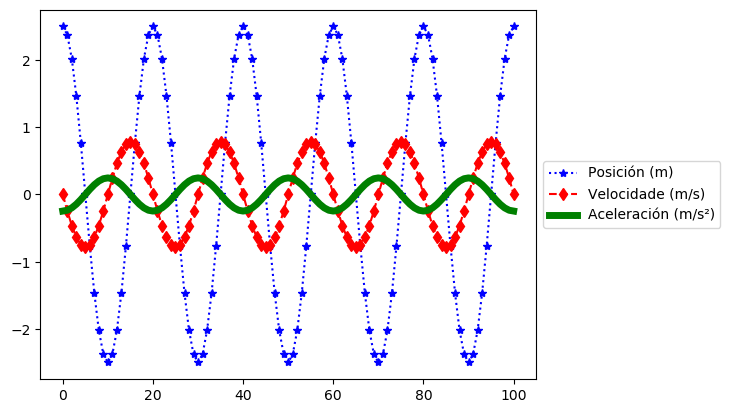

This chart was generated by the following Python code:
from pylab import *
from math import *

n=101;t=range(n)
x=[0]*n;v=[0]*n;a=[0]*n #inicializando listas
b=2.5;w=pi/10;theta=pi/2

for i in t:
	u=w*i+theta;z=sin(u)
	x[i]=b*z
	v[i]=b*w*cos(u)
	a[i]=-b*w**2*z

clf();plot(t,x,'b*:', label='Posición (m)')
plot(t,v, color='red', marker='d', linestyle='--', label='Velocidade (m/s)')
plot(t,a,'g',linewidth=5, label='Aceleración (m/s²)')

#definimos la leyenda:
l=legend(loc='center left', bbox_to_anchor=(1,0.5))
savefig('armonico.png', bbox_extra_artists=(l,),bbox_inches='tight')#para guardar la gráfica en un fichero
show() #para que nos muestre la gráfica

	



